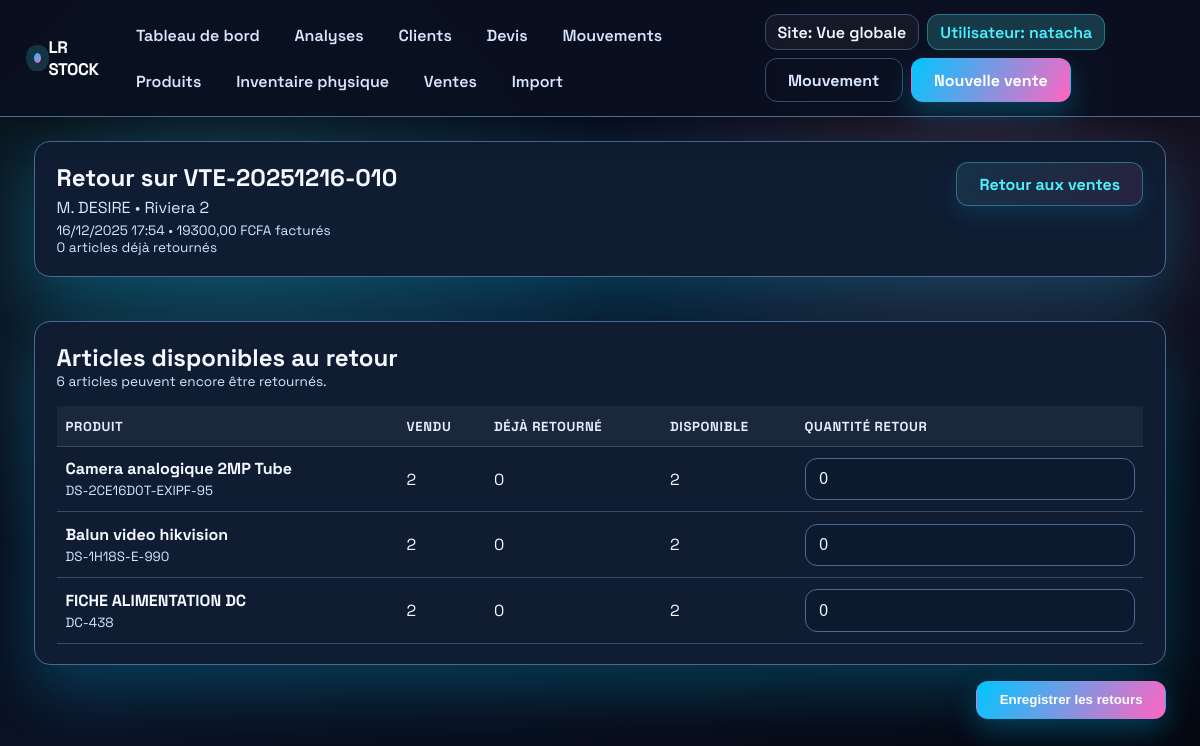
/ventes/136/retour/ (signed in), run on the app's committed database.
### inventory/models.py (models this page shows, shortened)
class VersionedModelMixin(models.Model):
    class Meta:
        abstract = True

class TimeStampedModel(models.Model):
    created_at = models.DateTimeField(auto_now_add=True)
    updated_at = models.DateTimeField(auto_now=True)
    class Meta:
        abstract = True

class Sale(VersionedModelMixin, TimeStampedModel):
    class Status(models.TextChoices):
        DRAFT = "draft", "Brouillon"
        CONFIRMED = "confirmed", "Confirmée"
    reference = models.CharField("Référence", max_length=100, unique=True)
    sale_date = models.DateTimeField("Date de vente", default=timezone.now)
    customer = models.ForeignKey(
        Customer,
        on_delete=models.SET_NULL,
        related_name="sales",
        blank=True,
        null=True,
    )
    customer_name = models.CharField("Client", max_length=255, blank=True)
    notes = models.TextField(blank=True)
    site = models.ForeignKey(
        Site,
        on_delete=models.PROTECT,
        blank=True,
        null=True,
        related_name="sales",
    )
    amount_paid = models.DecimalField(
        "Montant payé",
        max_digits=12,
        decimal_places=2,
        default=Decimal("0.00"),
    )
    status = models.CharField(
        max_length=20,
        choices=Status.choices,
        default=Status.DRAFT,
    )
    class Meta:
        ordering = ["-sale_date", "-id"]
        verbose_name = "vente"
        verbose_name_plural = "ventes"
    @property
    def customer_display_name(self) -> str:
        if self.customer:
            return self.customer.display_name
        return self.customer_name or "-"
    @property
    def total_amount(self) -> Decimal:
        total = Decimal("0.00")
        for item in self.items.all():
            total += item.total_amount
        return total
    @property
    def returned_quantity(self) -> int:
        if self.status != self.Status.CONFIRMED:
            return 0
        return sum(item.returned_quantity for item in self.items.all())

class Customer(VersionedModelMixin, TimeStampedModel):
    reference = models.CharField(
        "Référence client",
        max_length=20,
        unique=True,
        default=generate_customer_reference,
    )
    name = models.CharField("Nom du contact", max_length=255)
    company_name = models.CharField("Entreprise", max_length=255, blank=True)
    email = models.EmailField(blank=True)
    phone = models.CharField(max_length=50, blank=True)
    address = models.TextField(blank=True)
    credit_limit = models.DecimalField(
        "Plafond de crédit",
        max_digits=12,
        decimal_places=2,
        default=Decimal("0.00"),
    )
    notes = models.TextField(blank=True)
    objects = CustomerQuerySet.as_manager()
    class Meta:
        ordering = ["name", "company_name"]
        verbose_name = "client"
        verbose_name_plural = "clients"
    @property
    def display_name(self) -> str:
        if self.company_name and self.name:
            return f"{self.company_name} - {self.name}"
        return self.company_name or self.name or self.reference

class Site(TimeStampedModel):
    name = models.CharField(max_length=150, unique=True)
    description = models.TextField(blank=True)
    class Meta:
        ordering = ["name"]
        verbose_name = "site"
        verbose_name_plural = "sites"

class SaleItem(TimeStampedModel):
    class LineType(models.TextChoices):
        PRODUCT = "product", "Produit"
        NOTE = "note", "Note"
        SECTION = "section", "Section"
    sale = models.ForeignKey(
        Sale, on_delete=models.CASCADE, related_name="items"
    )
    product = models.ForeignKey(
        Product,
        on_delete=models.PROTECT,
        related_name="sale_items",
        blank=True,
        null=True,
    )
    line_type = models.CharField(
        max_length=20,
        choices=LineType.choices,
        default=LineType.PRODUCT,
    )
    description = models.CharField(max_length=255, blank=True)
    position = models.PositiveIntegerField(default=0)
    quantity = models.PositiveIntegerField(default=1)
    unit_price = models.DecimalField(max_digits=10, decimal_places=2, default=Decimal("0.00"))
    returned_quantity = models.PositiveIntegerField(default=0)
    scan_code = models.CharField(max_length=255, blank=True)
    scanned_at = models.DateTimeField(blank=True, null=True)
    stock_movement = models.OneToOneField(
        StockMovement,
        on_delete=models.SET_NULL,
        blank=True,
        null=True,
        related_name="sale_item",
    )
    class Meta:
        verbose_name = "ligne de vente"
        verbose_name_plural = "lignes de vente"
        ordering = ["position", "id"]
    @property
    def total_amount(self) -> Decimal:
        if self.line_type != self.LineType.PRODUCT:
            return Decimal("0.00")
        net_quantity = max(self.quantity - self.returned_quantity, 0)
        return self.unit_price * Decimal(net_quantity)
    @property
    def available_return_quantity(self) -> int:
        return max(0, self.quantity - self.returned_quantity)

class Product(VersionedModelMixin, TimeStampedModel):
    sku = models.CharField("SKU", max_length=100, unique=True)
    manufacturer_reference = models.CharField(
        "Référence fabricant", max_length=100, blank=True
    )
    name = models.CharField("Nom", max_length=255)
    description = models.TextField(blank=True)
    brand = models.ForeignKey(Brand, on_delete=models.PROTECT, related_name="products")
    category = models.ForeignKey(
        Category, on_delete=models.PROTECT, related_name="products"
    )
    barcode = models.CharField("Code-barres", max_length=128, blank=True, null=True, unique=True)
    minimum_stock = models.PositiveIntegerField("Stock minimal", default=0)
    purchase_price = models.DecimalField(
        "Prix d'achat", max_digits=10, decimal_places=2, blank=True, null=True
    )
    sale_price = models.DecimalField(
        "Prix de vente", max_digits=10, decimal_places=2, blank=True, null=True
    )
    image = models.FileField(
        "Image produit",
        upload_to="products/images",
        blank=True,
        null=True,
    )
    objects = ProductQuerySet.as_manager()
    class Meta:
        ordering = ["name"]

### inventory/views.py (the view, shortened to what this page needs)
# urls.py: path("ventes/<int:pk>/retour/", login_required(views.sale_return), name="sale_return"),
def sale_return(request, pk):
    sale = get_object_or_404(
        Sale.objects.select_related("customer", "site").prefetch_related("items__product"),
        pk=pk,
    )
    if sale.status != Sale.Status.CONFIRMED:
        messages.warning(
            request, "Seules les ventes confirmées peuvent enregistrer des retours."
        )
        return redirect(reverse("inventory:sales_list"))
    sale_items = list(
        sale.items.filter(
            line_type=SaleItem.LineType.PRODUCT,
            product__isnull=False,
        ).order_by("position", "id")
    )
    ReturnFormSet = formset_factory(SaleReturnItemForm, extra=0)
    initial_data = [
        {"sale_item_id": item.pk, "return_quantity": 0} for item in sale_items
    ]
    formset = ReturnFormSet(
        request.POST or None,
        prefix="returns",
        initial=initial_data,
    )
    processed_items: list[tuple[SaleItem, int]] = []
    form_rows = list(zip(formset.forms, sale_items))
    context = {
        "sale": sale,
        "formset": formset,
        "form_rows": form_rows,
        "available_return_total": sum(item.available_return_quantity for item in sale_items),
        "cancel_url": reverse("inventory:sales_list"),
    }
    return render(request, "inventory/sale_return.html", context)

### inventory/templates/inventory/sale_return.html (shortened to what this page needs)
{% extends "inventory/base.html" %}
{% block content %}
<div class="card" style="margin-bottom:1.5rem;">
    <div style="display:flex;justify-content:space-between;align-items:flex-start;gap:1rem;">
        <div>
            <h1 style="margin:0;font-size:1.5rem;">Retour sur {{ sale.reference }}</h1>
            <p style="margin:0.25rem 0;color:var(--muted);">
                {{ sale.customer_display_name }}
                {% if sale.site %}
                    • {{ sale.site.name }}
                {% endif %}
            </p>
            <p style="margin:0;color:var(--muted);font-size:0.85rem;">
                {{ sale.sale_date|date:"d/m/Y H:i" }} • {{ sale.total_amount|floatformat:2 }} FCFA facturés
            </p>
            <p style="margin:0;color:var(--muted);font-size:0.85rem;">
                {{ sale.returned_quantity }} article{% if sale.returned_quantity != 1 %}s{% endif %} déjà retourné{% if sale.returned_quantity != 1 %}s{% endif %}
            </p>
        </div>
        <div>
            <a href="{{ cancel_url }}" class="btn secondary">Retour aux ventes</a>
        </div>
    </div>
</div>
<form method="post">
    <div class="card">
        <div style="display:flex;justify-content:space-between;align-items:center;margin-bottom:1rem;">
            <div>
                <h2 style="margin:0;">Articles disponibles au retour</h2>
                <p style="margin:0;color:var(--muted);font-size:0.85rem;">
                    {{ available_return_total }} article{% if available_return_total != 1 %}s{% endif %} peuvent encore être retournés.
                </p>
            </div>
        </div>
        <div class="table-wrapper">
            <table>
                <thead>
                    <tr>
                        <th>Produit</th>
                        <th>Vendu</th>
                        <th>Déjà retourné</th>
                        <th>Disponible</th>
                        <th>Quantité retour</th>
                    </tr>
                </thead>
                <tbody>
                    {% if form_rows %}
                        {% for form,item in form_rows %}
                            <tr>
                                <td>
                                    <strong>{{ item.product.name }}</strong><br>
                                    <small style="color:var(--muted);">{{ item.product.sku }}</small>
                                </td>
                                <td>{{ item.quantity }}</td>
                                <td>{{ item.returned_quantity }}</td>
                                <td>{{ item.available_return_quantity }}</td>
                                <td>
                                    {{ form.return_quantity }}
                                </td>
                            </tr>
                        {% endfor %}
                    {% else %}
                        <tr>
                            <td colspan="5" style="text-align:center;">Aucun produit n'est éligible à un retour.</td>
                        </tr>
                    {% endif %}
                </tbody>
            </table>
        </div>
    </div>
    <div style="margin-top:1rem;text-align:right;">
        <button type="submit" class="btn">Enregistrer les retours</button>
    </div>
</form>
{% endblock %}

### inventory/templates/inventory/base.html (shortened to what this page needs)
{% load static %}
<!DOCTYPE html>
<html lang="fr">
<head>
</head>
<body>
    <div class="app-shell">
        <header class="topbar">
            <div class="topbar-inner">
                <a class="brand" href="{% url 'inventory:dashboard' %}">
                    <span class="dot" aria-hidden="true"></span>
                     LR Stock
                </a>
                <nav class="nav">
                    {% with current=request.resolver_match.url_name %}
                        <a href="{% url 'inventory:dashboard' %}" class="{% if current == 'dashboard' %}active{% endif %}">Tableau de bord</a>
                        <a href="{% url 'inventory:analytics' %}" class="{% if current == 'analytics' %}active{% endif %}">Analyses</a>
                        <a href="{% url 'inventory:customer_list' %}" class="{% if current == 'customer_list' or current == 'customer_create' or current == 'customer_detail' or current == 'customer_update' %}active{% endif %}">Clients</a>
                        <a href="{% url 'inventory:quotes_list' %}" class="{% if current == 'quotes_list' or current == 'quote_create' or current == 'quote_detail' %}active{% endif %}">Devis</a>
                        <a href="{% url 'inventory:record_movement' %}" class="{% if current == 'record_movement' %}active{% endif %}">Mouvements</a>
                        <a href="{% url 'inventory:inventory_overview' %}" class="{% if current == 'inventory_overview' %}active{% endif %}">Produits</a>
                        <a href="{% url 'inventory:inventory_physical' %}" class="{% if current == 'inventory_physical' %}active{% endif %}">Inventaire physique</a>
                        <a href="{% url 'inventory:sales_list' %}" class="{% if current == 'sales_list' or current == 'sale_create' %}active{% endif %}">Ventes</a>
                        <a href="{% url 'inventory:import_products' %}" class="{% if current == 'import_products' %}active{% endif %}">Import</a>
                    {% endwith %}
                </nav>
                <div class="user-actions">
                    <span class="context-chip">Site: {{ active_site.name|default:"Vue globale" }}</span>
                    <span class="context-chip" style="background:var(--accent-soft); border-color: rgba(77,240,255,0.35); color: var(--accent);">Utilisateur: {{ request.user.username|default:"Invite" }}</span>
                    <a class="btn ghost" href="{% url 'inventory:record_movement' %}">Mouvement</a>
                    <a class="btn" href="{% url 'inventory:sale_create' %}">Nouvelle vente</a>
                </div>
            </div>
        </header>
        <main class="container">
            <div class="page">
                {% block content %}{% endblock %}
            </div>
        </main>
    </div>
</body>
</html>

### data on the page
Sale: reference "VTE-20251216-010", customer_display_name "M. DESIRE", site.name "Riviera 2", sale_date "16/12/2025 17:54", total_amount "19300,00", returned_quantity "0"
SaleItem: product.name "Camera analogique 2MP Tube", product.sku "DS-2CE16D0T-EXIPF-95", quantity "2", returned_quantity "0", available_return_quantity "2", return_quantity "0"
SaleItem: product.name "Balun video hikvision", product.sku "DS-1H18S-E-990", quantity "2", returned_quantity "0", available_return_quantity "2", return_quantity "0"
SaleItem: product.name "FICHE ALIMENTATION DC", product.sku "DC-438", quantity "2", returned_quantity "0", available_return_quantity "2", return_quantity "0"

### other printed values
{{ active_site.name|default:"Vue globale" }} "Vue globale"
{{ request.user.username|default:"Invite" }} "natacha"
{{ available_return_total }} "6"
